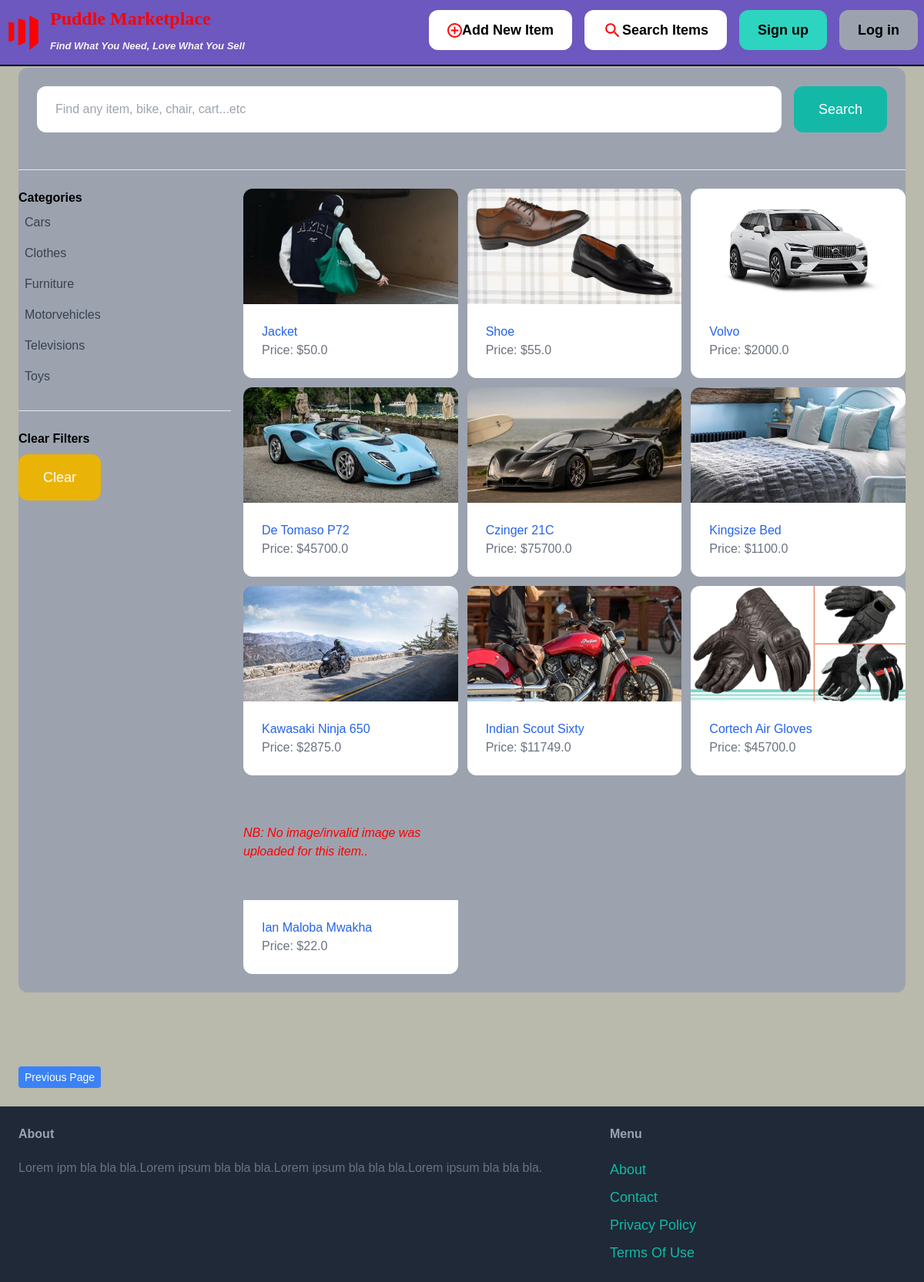
Before: /item/ with the older database file.
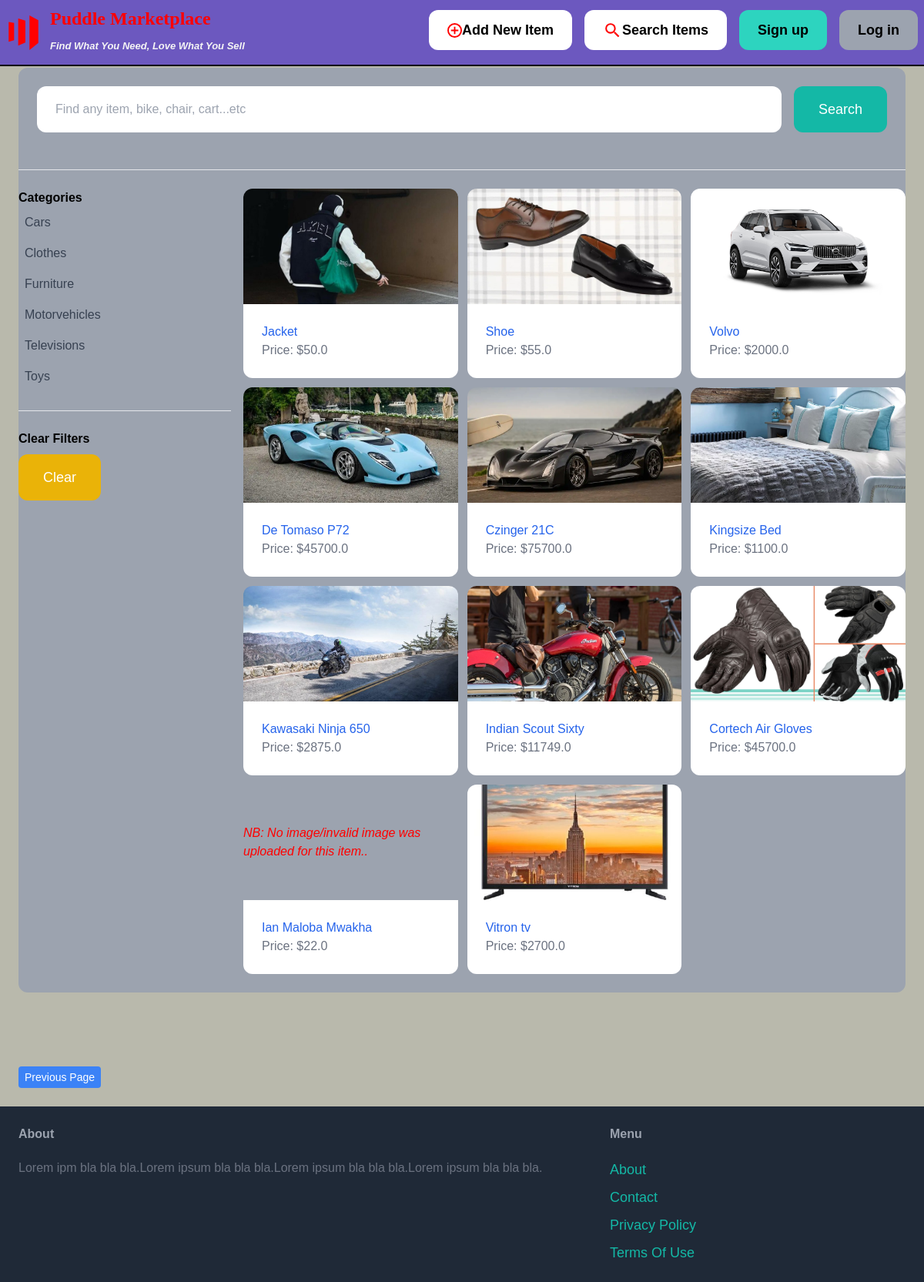
After: the same page with the newer database file.
### items/models.py (models this page shows, shortened)
class Cartegory(models.Model):
    name = models.CharField(max_length=255)
    class Meta:
        ordering = ('name',)
        verbose_name_plural = 'Categories'

class Item(models.Model):
    cartegory = models.ForeignKey(Cartegory, related_name='items', on_delete=models.CASCADE)
    name = models.CharField(max_length=255)
    description = RichTextField(blank=True, null=True)
    price = models.FloatField()
    image = models.ImageField(upload_to='item_images', blank=True, null=True)
    is_sold = models.BooleanField(default=False)
    created_by = models.ForeignKey(User, related_name='items', on_delete=models.CASCADE)
    created_at = models.DateTimeField(auto_now_add=True)

### items/views.py (the view)
# urls.py: path('', views.items, name='items'),
def items(request):
    query = request.GET.get('query', '')
    cartegory_id = request.GET.get('cartegory', 0)
    categories = Cartegory.objects.all()
    items = Item.objects.filter(is_sold=False)
    if query:
        items = items.filter(Q(name__icontains=query) | Q(description__icontains=query))
    if cartegory_id:
        items = items.filter(cartegory_id=cartegory_id)
    return render(request, 'item/items.html', {
        'items': items,
        'query': query,
        'categories': categories,
        'cartegory_id': int(cartegory_id),
    })

### items/templates/item/items.html (shortened to what this page needs)
{% extends 'core/base.html' %}
{% block content %}
    <div class="pb-6 bg-gray-400 rounded-xl">
        <form method="get" action="{% url 'items:items' %}" class="px-6 py-6 flex gap-4">
            <input name="query" class="flex-1 py-4 px-6 rounded-xl" type="text" value="{{ query }}" placeholder="Find any item, bike, chair, cart...etc">
            <button class="py-4 px-8 text-lg bg-teal-500 text-white rounded-xl">Search</button>
        </form>
        <hr class="my-6">
        <div class="grid grid-cols-4 gap-4">
            <div class="col-span-1">
                <p class="font-semibold">Categories</p>
                <ul>
                    {% for cartegory in categories %}
                        <li class="py-2 px-2 truncate text-gray-700{% if cartegory.id == cartegory_id %} bg-gray-200 {% endif %}">
                            <a href="{% url 'items:items' %}?query={{ query }}&cartegory={{ cartegory.id }}">{{ cartegory.name }}</a>
                        </li>
                    {% endfor %}
                </ul>
                <hr class="my-6">
                <p class="font-semibold">Clear Filters</p>
                <ul>
                    <li><a href="{% url 'items:items' %}" class="mt-2 py-4 px-8 inline-block bg-yellow-500 text-lg rounded-xl text-white hover:bg-gray-700"> Clear </a></li>
                </ul>
            </div>
            <div class="col-span-3">
                {% if items %}
                <div class="grid grid-cols-2 md:grid-cols-3 gap-3">
                    {% for item in items %}
                      <div class="flex flex-col h-full">
                        <a href="{% url 'items:detail' item.id %}">
                          <div class="flex-shrink-0">
                            {% if item.image.name %}
                              <div style="height: 150px;">
                                <img src="/media/{{ item.image.name }}" class="rounded-t-xl w-full h-full object-cover">
                              </div>
                            {% else %}
                              <div style="height: 150px; display: flex; align-items: center; justify-content: center;">
                                <i style="color: red;">NB: No image/invalid image was uploaded for this item..</i>
                              </div>
                            {% endif %}
                          </div>
                          <div class="p-6 bg-white rounded-b-xl flex-grow">
                            <h2 class="text-blue-600 text-1xl truncate no-underline hover:underline hover:text-red-500">{{ item.name }}</h2>
                            <p class="text-gray-500 truncate">Price: ${{ item.price }}</p>
                          </div>
                        </a>
                      </div>
                    {% endfor %}
                  </div>
                {% endif %}
            </div>
        </div>
    </div>
{% endblock %}

Changed rows visible on the page:
added Item: image.name (picture), name "Vitron tv", price "2700.0"
